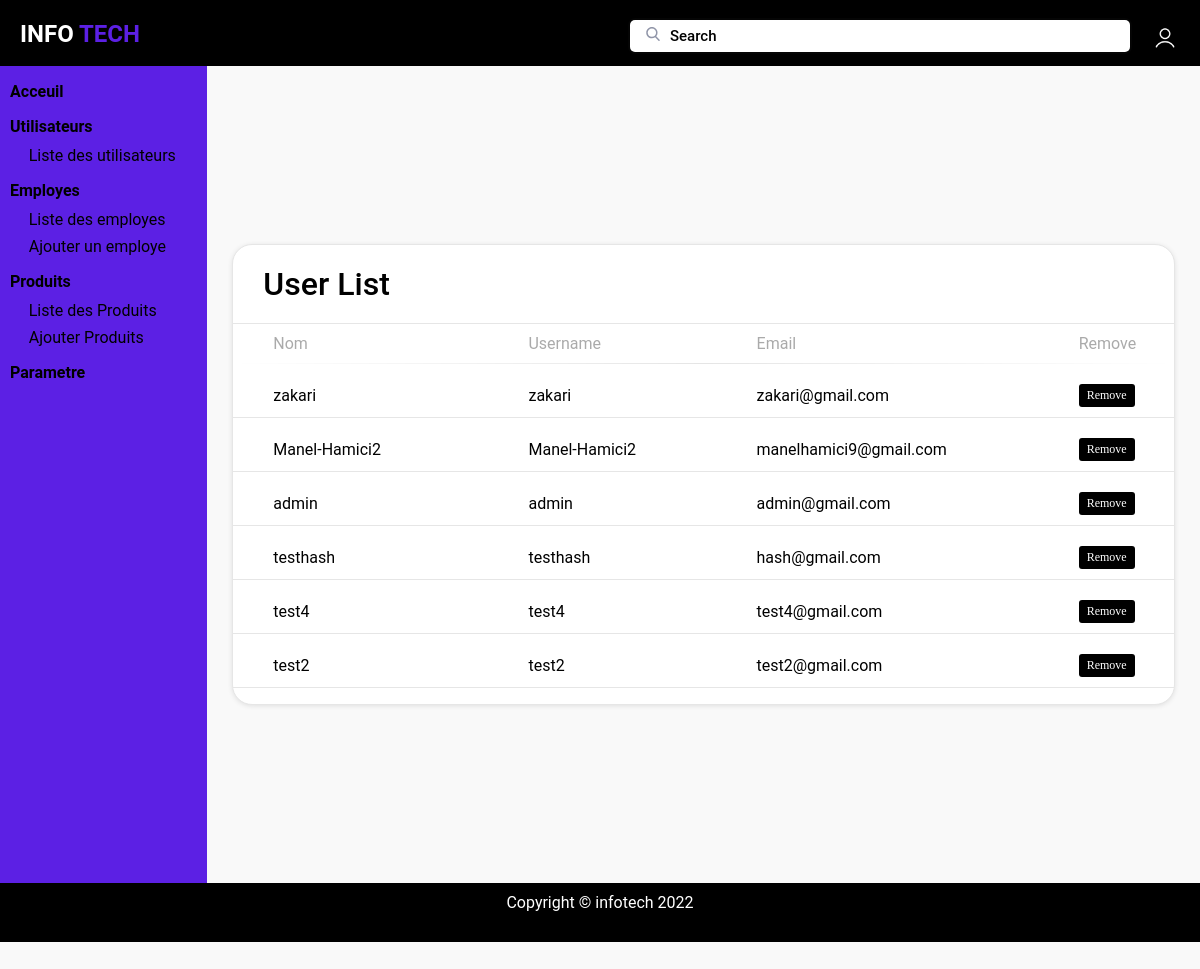
/site_admin/user_list.php, run on the app's committed database.
### tables this page shows
CREATE TABLE IF NOT EXISTS `user` (
  `user_id` int(11) NOT NULL AUTO_INCREMENT,
  `user_email` varchar(50) DEFAULT NULL,
  `user_username` varchar(50) DEFAULT NULL,
  `user_password` varchar(50) DEFAULT NULL,
  `priv_id` int(11) NOT NULL,
  PRIMARY KEY (`user_id`),
  KEY `user_privilege_FK` (`priv_id`)
);

### site_admin/model/user.php (called while the page is built, shortened)
<?php
function user_get_all($db) {
    $sql = 'select * from user order by user_id desc';
    $requete = $db->prepare($sql);
    $requete->execute();
    return $requete;
}
?>

### site_admin/user_list.php (the view, shortened to what this page needs)
<?php
include('layout/header_admin.php');
include ('model/user.php');
$requete = user_get_all($db);
$user = $requete-> fetchAll();
?>
    <div class="content">
    <?php include('layout/nav_admin.php')?>
        <div class="list">
            <div class="listA">
                <div class="lists">
                    <div class="title">
                        <h1>User List</h1>
                    </div>
                    <div class="yes">
                        <div class="column-labels">
                            <label class="user-name" id="user-column">Nom</label>
                            <label class="user-username">Username</label>
                            <label class="user-email">Email</label>
                            <label class="user-removal">Remove</label>
                        </div>
                        <hr>
                        <div class="rows">
                        <?php foreach ($user as $user){ ?>
                            <div class="row">
                                <div class="user-name"><?php echo $user['user_username'];?></div>
                                <div class="user-username"><?php echo $user['user_username'];?></div>
                                <div class="user-email"><?php echo $user['user_email'];?></div>
                                <div class="user-removal">
                                    <a href="user_delete.php?id_sent=<?php echo $user['user_id'];?>">
                                    <button class="remove-user">Remove</button></a>
                                </div>
                            </div>
                            <?php }?>
                            </div>
                        </div>
                    </div>
                </div>
            </div>
        </div>
<?php include('layout/footer_admin.php') ?>

### site_admin/public/css/style_admin.css (style rules this page uses)
* { box-sizing: border-box; font-family: 'Roboto', sans-serif; }
html { height: 100%; margin: 0%; padding: 0%; }
body { width: 100%; height: 100%; margin: 0%; padding: 0%; background-color: #f9f9f9; }
.content { height: 83%; display: flex; }
.user-name { float: left; width: 25%; margin: auto; padding-left: 20px; }
.user-username { float: left; width: 20%; margin: auto; }
.user-email { float: left; width: 30%; margin: auto; }
.user-removal { float: left; width: 8%; margin: auto; }
.group:before, .lists:before, .column-labels:before, .row:before, .totals-item:before, .group:after, .lists:after, .column-labels:after, .row:after, .totals-item:after { content: ''; display: table; }
.group:after, .lists:after, .column-labels:after, .row:after, .totals-item:after { clear: both; }
.title { margin: 20px 0px; margin-bottom: 0px; padding-left: 30px; padding-bottom: 20px; border-bottom: 1px solid #e6e6e6; }
.title h1 { font-weight: 500; margin: 0px; }
label { color: #aaa; }
.column-labels { display: -webkit-box; }
.column-labels label { padding: 10px 0px; }
#user-column { padding-left: 20px; }
.list { width: 86%; margin: auto 0px; padding: 0px 25px; }
.listA { border: solid 1px #e6e6e6; border-radius: 20px; background-color: white; box-shadow: 0 1px 5px 0 rgb(0, 0, 0, 0.1); }
.yes { display: grid; overflow: scroll; }
.rows { height: 340px; }
.row { padding-top: 20px; padding-bottom: 10px; border-bottom: 1px solid #e6e6e6; display: -webkit-box; flex-direction: row; }
hr { margin: 0; border: 0; height: 1px; background-image: linear-gradient(to right, rgba(0, 0, 0, 0), rgba(0, 0, 0, 0.1), rgba(0, 0, 0, 0)); }
.user-name { text-align: start; }
.remove-user { border: 0; padding: 4px 8px; background-color: black; color: white; font-family: 'HelveticaNeue-Medium', 'Helvetica Neue Medium'; font-size: 12px; border-radius: 3px; }

### site_admin/public/css/style_base.css (style rules this page uses)
* { box-sizing: border-box; }

### data on the page
user: user_username "zakari", user_email "zakari@gmail.com"
user: user_username "Manel-Hamici2", user_email "manelhamici9@gmail.com"
user: user_username "admin", user_email "admin@gmail.com"
user: user_username "testhash", user_email "hash@gmail.com"
user: user_username "test4", user_email "test4@gmail.com"
user: user_username "test2", user_email "test2@gmail.com"
